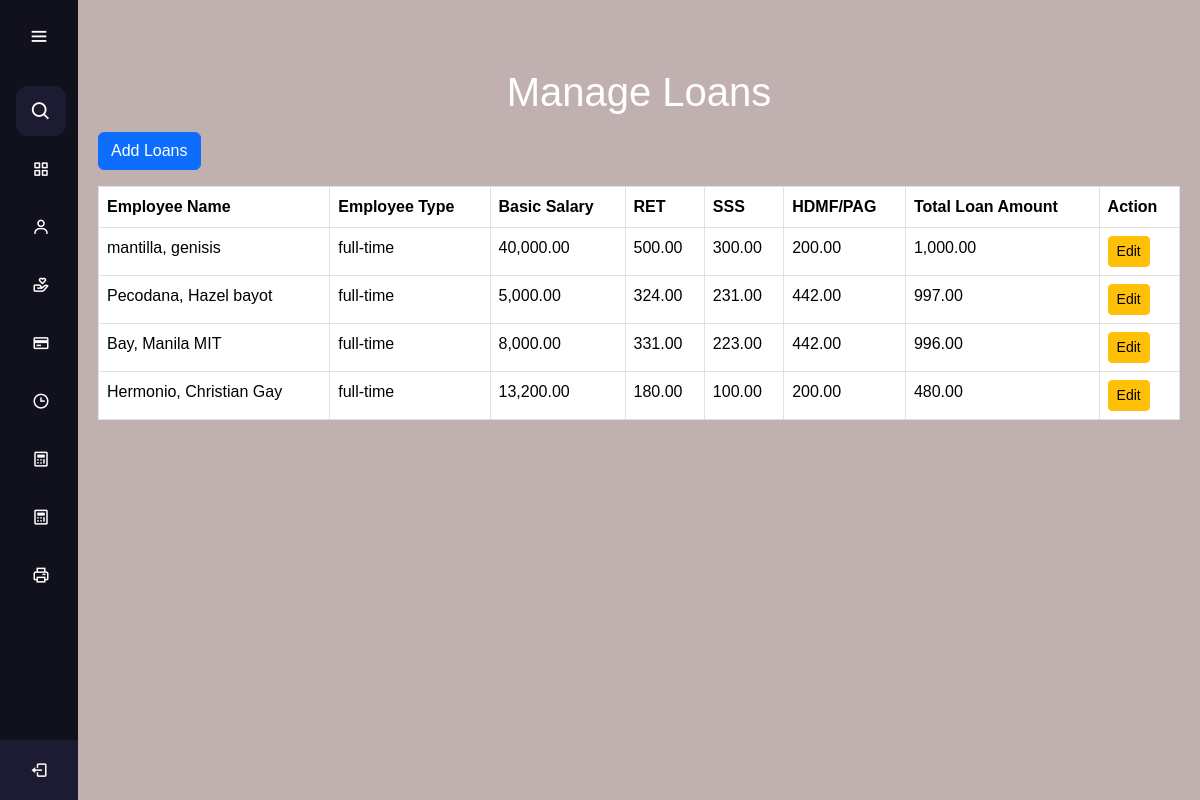
The page /manage_loans.php on the database as committed earlier.
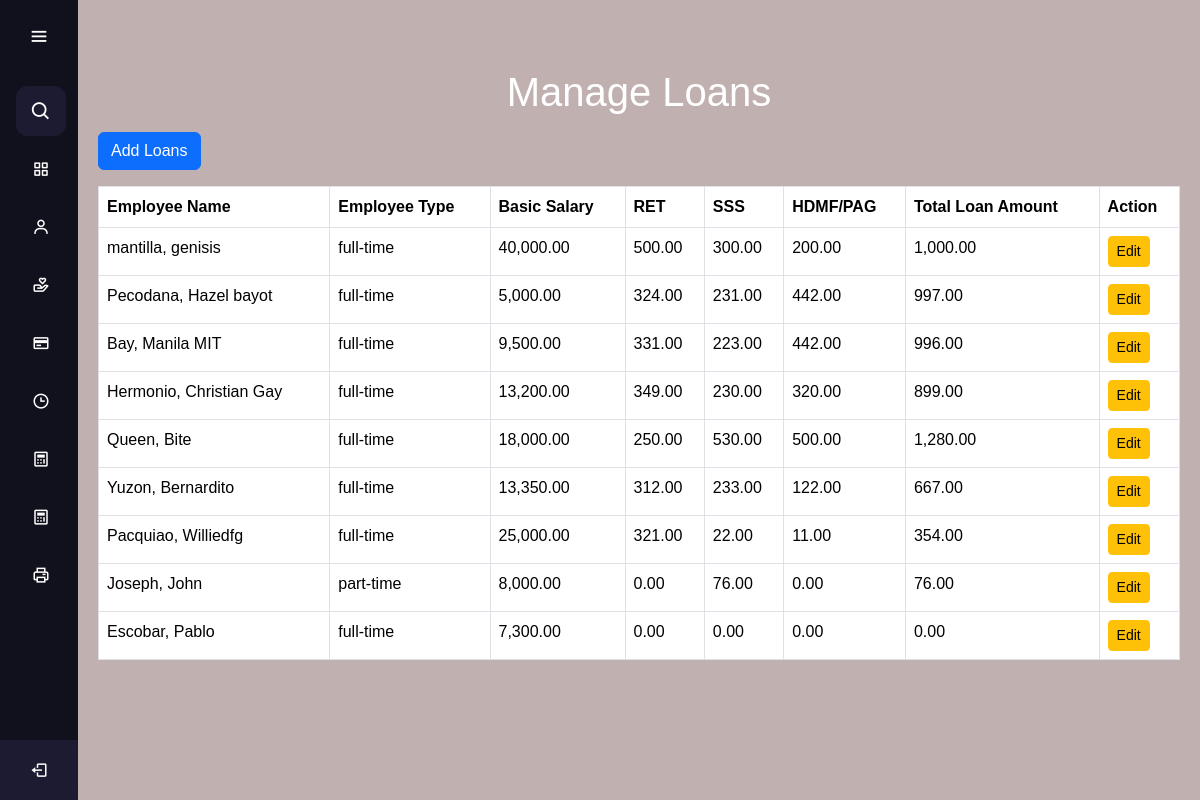
The same page on the database as committed later.
### tables this page shows
CREATE TABLE `loans` (
  `loan_id` int(11) NOT NULL,
  `employee_id` int(11) NOT NULL,
  `ret` decimal(10,0) NOT NULL,
  `sss` decimal(10,0) NOT NULL,
  `hdmf_pag` decimal(10,0) NOT NULL
);

CREATE TABLE `employees` (
  `employee_id` int(11) NOT NULL,
  `first_name` varchar(255) NOT NULL,
  `last_name` varchar(255) NOT NULL,
  `suffix_title` varchar(50) NOT NULL,
  `employee_type` enum('full-time','part-time') NOT NULL,
  `classification` varchar(255) NOT NULL,
  `basic_salary` decimal(10,2) NOT NULL,
  `honorarium` decimal(10,2) DEFAULT 0.00,
  `incentives` decimal(10,0) NOT NULL,
  `overload_rate` decimal(10,0) NOT NULL,
  `watch_reward` decimal(10,0) NOT NULL,
  `absent_lateRate` decimal(10,0) NOT NULL,
  `created_at` timestamp NOT NULL DEFAULT current_timestamp()
);

### manage_loans.php (the view, shortened to what this page needs)
<?php
require 'database_connection.php';
$sql = "SELECT
            n.loan_id,
            e.employee_id,
            CONCAT(e.last_name, ', ', e.first_name, ' ', e.suffix_title) AS Name,
            e.employee_type AS Type,
            e.basic_salary AS Basic,
           n.ret, n.sss, n.hdmf_pag
        FROM loans n
        JOIN employees e ON n.employee_id = e.employee_id";
$result = $conn->query($sql);
?>
<!DOCTYPE html>
<html lang="en">
<head>
</head>
<body>
    <?php include 'aside.php'; ?>
    <main>
        <div class="container mt-5 mb-3 text-center text-white">
            <h1>Manage Loans</h1>
        </div>
        <a href="manage_loans_add.php" class="btn btn-primary mb-3">Add Loans</a>
        <div id="contributions-table" style="background-color: white;">
        <table class="table table-bordered" style="background-color: white;">
                <thead>
                    <tr>
                        <th>Employee Name</th>
                        <th>Employee Type</th>
                        <th>Basic Salary</th>
                        <th>RET</th>
                        <th>SSS</th>
                        <th>HDMF/PAG</th>
                        <th>Total Loan Amount</th>
                        <th>Action</th>
                    </tr>
                </thead>
                <tbody style="background-color: white;">
                    <?php
                    if ($result->num_rows > 0) {
                        while ($row = $result->fetch_assoc()) {
                            $ret = $row['ret'];
                            $sss = $row['sss'];
                            $hdmf_pag = $row['hdmf_pag'];
                            $total_loan = $ret + $sss + $hdmf_pag;
                            echo "<tr>
                    <td>{$row['Name']}</td>
                    <td>{$row['Type']}</td>
                    <td>" . number_format($row['Basic'], 2) . "</td>
                    <td>" . number_format($ret, 2) . "</td>
                    <td>" . number_format($sss, 2) . "</td>
                    <td>" . number_format($hdmf_pag, 2) . "</td>
                    <td>" . number_format($total_loan, 2) . "</td>
                    <td>
                        <a href='manage_loans_edit.php?id={$row['loan_id']}' class='btn btn-warning btn-sm'>Edit</a>
                    </td>
                </tr>";
                        }
                    } else {
                        echo "<tr><td colspan='11'>No data found</td></tr>";
                    }
                    ?>
                </tbody>
            </table>
        </div>
    </main>
</body>
</html>

Rows that differ between the two databases and show on the page:
changed through a linked row, loans (number 3 of 9 on the later page): employee.basic_salary "8,000.00" → "9,500.00"
changed loans (number 4 of 9 on the later page): ret "180.00" → "349.00"; sss "100.00" → "230.00"; hdmf_pag "200.00" → "320.00"; total_loan "480.00" → "899.00"
added loans: Name "Queen, Bite", employee.employee_type "full-time", employee.basic_salary "18,000.00", ret "250.00", sss "530.00", hdmf_pag "500.00", total_loan "1,280.00"
added loans: Name "Yuzon, Bernardito", employee.employee_type "full-time", employee.basic_salary "13,350.00", ret "312.00", sss "233.00", hdmf_pag "122.00", total_loan "667.00"
added loans: Name "Pacquiao, Williedfg", employee.employee_type "full-time", employee.basic_salary "25,000.00", ret "321.00", sss "22.00", hdmf_pag "11.00", total_loan "354.00"
added loans: Name "Joseph, John", employee.employee_type "part-time", employee.basic_salary "8,000.00", ret "0.00", sss "76.00", hdmf_pag "0.00", total_loan "76.00"
added loans: Name "Escobar, Pablo", employee.employee_type "full-time", employee.basic_salary "7,300.00", ret "0.00", sss "0.00", hdmf_pag "0.00", total_loan "0.00"
